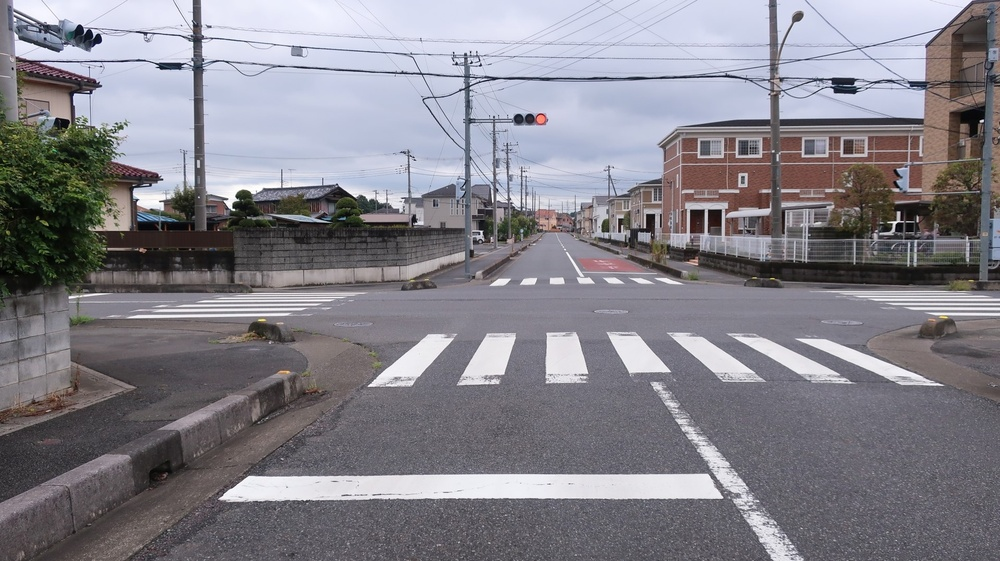
#> input picture materials/g9pc7kz6.jpg, 1000 x 561 px, shrunk from 1920 x 1078 before the run, given in place of the camera
$ python hough_test_2.py
#> lines starting #> are read from the running program, lines starting #| are printed output that depends on the picture; after the words box and inside, x2 and y2 are one past the last pixel; in counts of white or black regions, pixels touching at a corner belong together
import cv2
import numpy as np

# カメラのキャプチャを開始
cap = cv2.VideoCapture(0)

if not cap.isOpened():
    print("カメラが開けません")
    exit()

while True:
    # カメラからフレームを読み込む
    ret, frame = cap.read()
#> frame is the input picture: shape (561, 1000, 3); mean B, G, R 137.6, 129.9, 132
    if not ret:
        print("フレームが読み込めません")
        break

    # フレームにぼかしフィルタを適用
    blurred_frame = cv2.GaussianBlur(frame, (9, 9), 0)
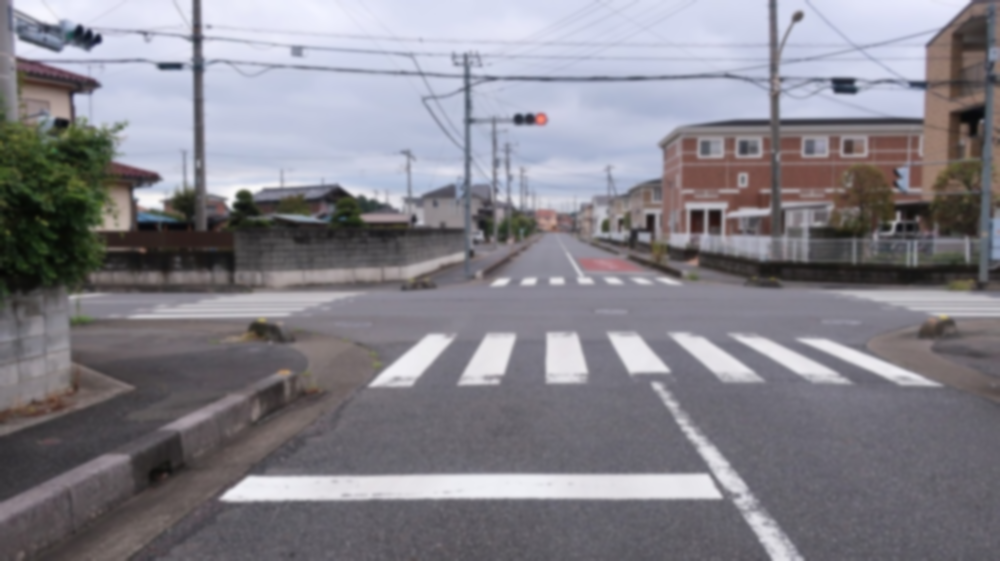
#> blurred_frame: shape (561, 1000, 3); mean B, G, R 137.6, 129.9, 132

    # 適応的二値化処理
    gray_frame = cv2.cvtColor(blurred_frame, cv2.COLOR_BGR2GRAY)
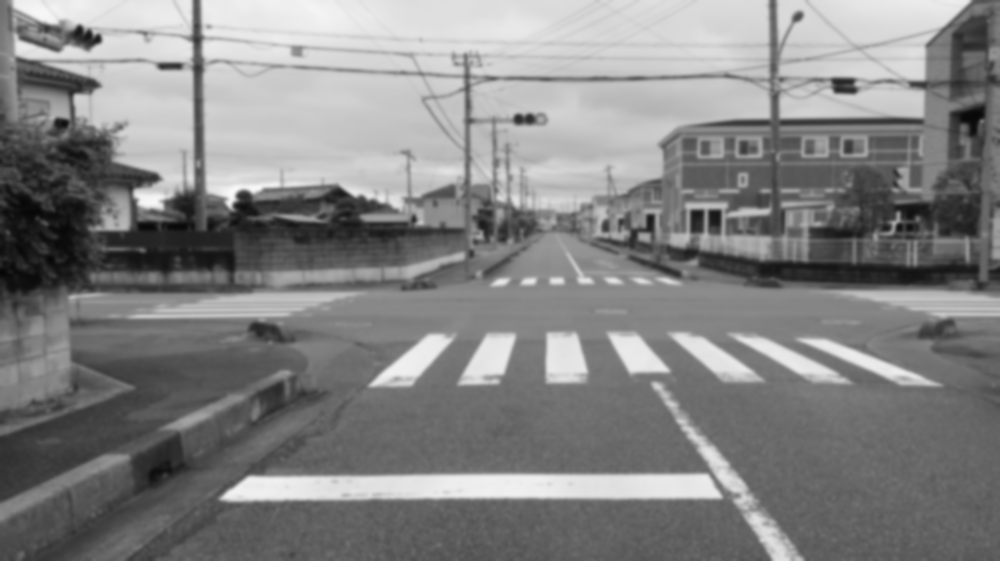
#> gray_frame: shape (561, 1000); min 5, max 248, mean 131.4
    binary_frame = cv2.adaptiveThreshold(
        gray_frame, 255, cv2.ADAPTIVE_THRESH_GAUSSIAN_C, cv2.THRESH_BINARY, 11, 2
    )
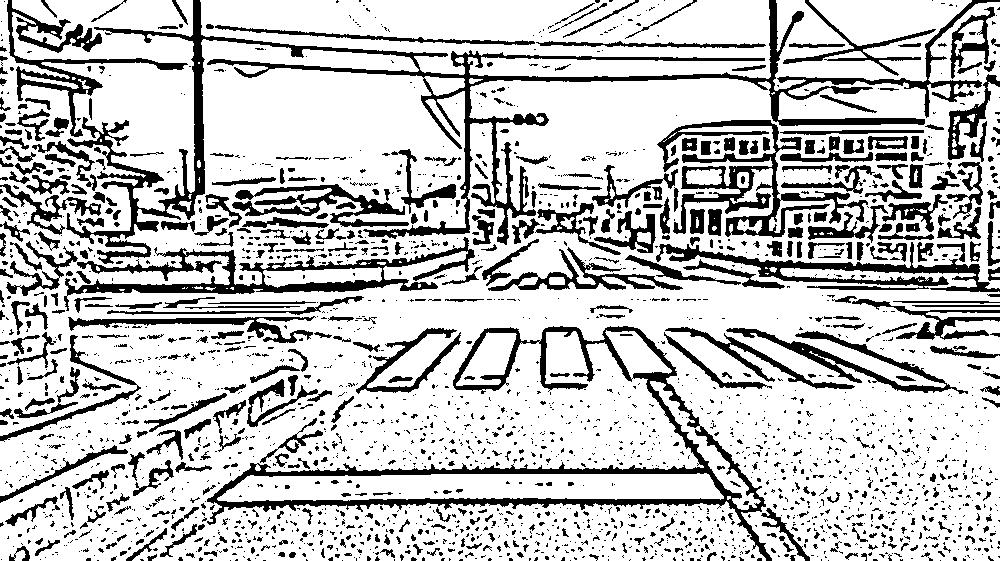
#> binary_frame: shape (561, 1000); 76.9% white; 2428 black regions (1925 under 20 px), largest, box (x1, y1, x2, y2) and area: (66, 0, 1000, 264) 19201, (207, 326, 772, 561) 11821, (64, 237, 475, 311) 6123

    # ハフ変換による直線検出
    lines = cv2.HoughLinesP(
        binary_frame, 1, np.pi / 180, 100, minLineLength=50, maxLineGap=10
    )
#> lines = 1611 rows, first 6: [416, 235, 651, 350], [0, 14, 457, 227], [125, 467, 987, 391], [43, 427, 440, 469], [46, 314, 911, 314], [285, 387, 668, 468]

    # 描画用の画像を準備
    line_image = np.copy(frame) * 0  # 元の画像と同じサイズの黒い画像を作成
#> line_image: shape (561, 1000, 3); every value is 0

    # 検出された直線を描画
    if lines is not None:
        for line in lines:
            for x1, y1, x2, y2 in line:
                length = np.sqrt((x2 - x1) ** 2 + (y2 - y1) ** 2)
                if length > 100:  # 短い直線を除去する条件
                    cv2.line(line_image, (x1, y1), (x2, y2), (255, 0, 0), 2)
#> this loop made 1611 passes
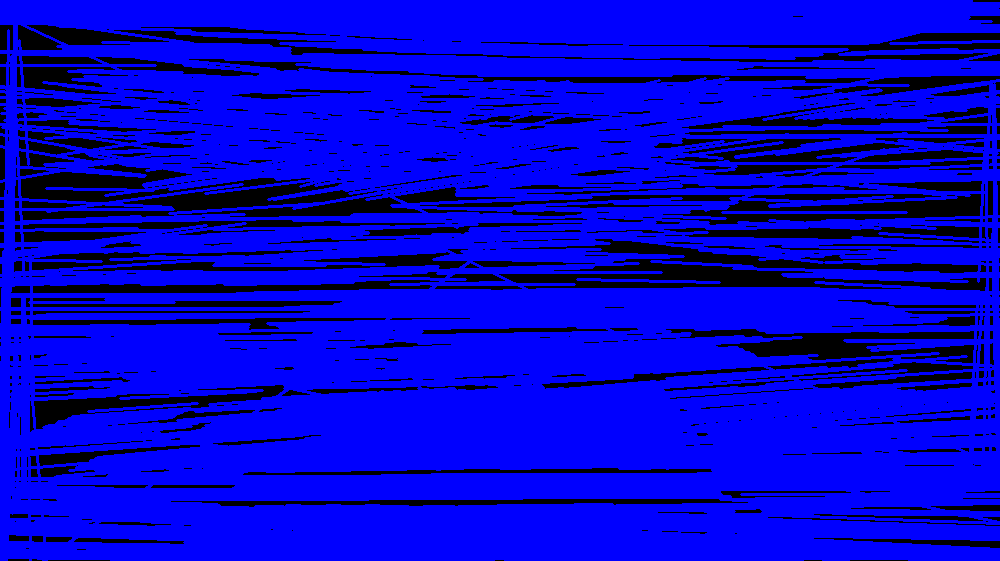
#> line_image: shape (561, 1000, 3); mean B, G, R 203.3, 0, 0

    # 元の画像に直線を描画
    lines_edges = cv2.addWeighted(frame, 0.8, line_image, 1, 0)
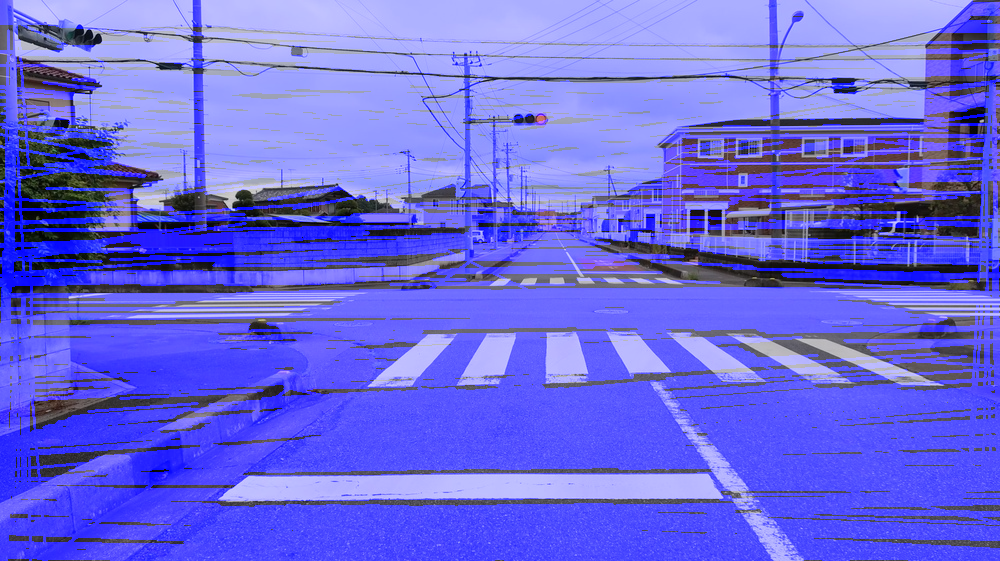
#> lines_edges: shape (561, 1000, 3); mean B, G, R 220.7, 103.9, 105.6

    # 途中結果と最終結果を表示
    cv2.imshow("Binary Frame", binary_frame)  # 二値化画像
    cv2.imshow("Lines Detection", line_image)  # 検出された直線
    cv2.imshow("Final Result", lines_edges)  # 最終結果

    # 'q'を押すとループを抜ける
    if cv2.waitKey(1) & 0xFF == ord("q"):
#> (key q is pressed here)
        break

# カメラを解放
cap.release()

# すべてのウィンドウを破棄
cv2.destroyAllWindows()
